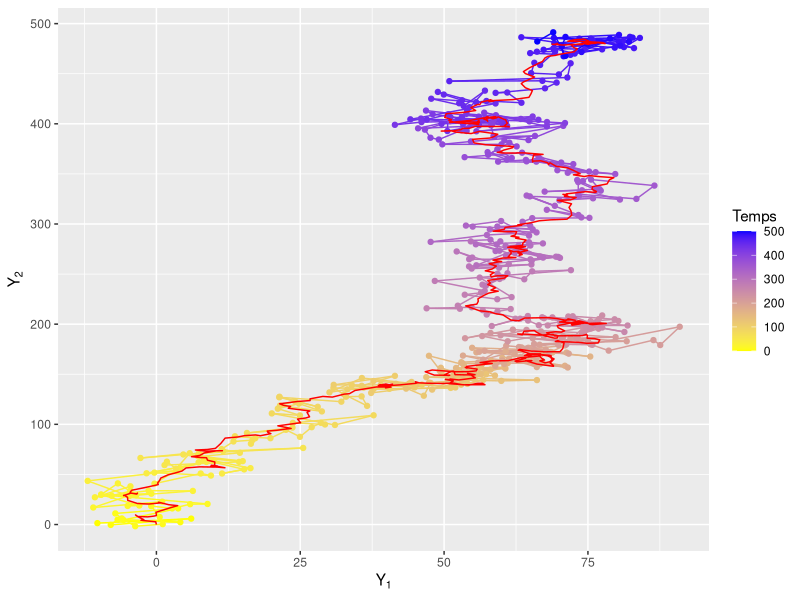

Reproduce this figure in R.
## ---- chunk 1
library(tidyverse)
knitr::opts_chunk$set(echo = TRUE)
## ---- chunk 2
par_simu <- list(A = matrix(c(1          , 0      , 0      , 0, 0,
                              0          , exp(-1), 0      , 0, 0,
                              1 - exp(-1), 0      , exp(-1), 0, 0,
                              0          , 1      , 0      , 1, 0,
                              0          , 0      , 1      , 0, 1),
                            nrow = 5, ncol = 5, byrow = T),
                 B = matrix(c(0, 0,
                              sqrt(2), 0,
                              0, sqrt(2),
                              0, 0,
                              0, 0),
                            nrow = 5, ncol = 2, byrow = T),
                 C = matrix(c(0, 0, 0, 1, 0,
                              0, 0, 0, 0, 1),
                            nrow = 2, ncol = 5, byrow = T),
                 D = matrix(c(5, 0,
                              0, 5),
                            nrow = 2, ncol = 2, byrow = T),
                 mu0 = c(1, 0, 0, 0, 0))
## ---- chunk 3
rmlg <- function(n, parametre){
  n <- as.integer(n)
  if(n < 1){
    stop("n should be an integer at least equal to 1")
  }
  x <- matrix(NA, nrow = 5, ncol = n + 1)
  y <- matrix(NA, nrow = 2, ncol = n + 1)
  x[, 1] <- parametre$mu0 + parametre$B %*% rnorm(2) # Etat initial
  y[, 1] <- parametre$C %*% x[, 1] + parametre$D %*% rnorm(2)
  for(k in 1:n){
    x[, k + 1] <- parametre$A %*% x[, k] + parametre$B %*% rnorm(2)
    y[, k + 1] <- parametre$C %*% x[, k + 1] + parametre$D %*% rnorm(2)
  }
  tibble(t = 0:n, 
         y1 = y[1, ], y2 = y[2, ], 
         v1 = x[2, ], v2 = x[3, ],
         z1 = x[4, ], z2 = x[5, ])
}
## ---- chunk 4
set.seed(333)
simulation <- rmlg(n = 500, parametre = par_simu)
## ---- chunk 5
simulation %>% 
  ggplot() +
  geom_path(aes(x = y1, y = y2, color = t)) + 
  geom_point(aes(x = y1, y = y2, color = t)) +
  geom_path(aes(x = z1, y = z2), color = "red") +
  scale_color_gradient(low = "yellow", high = "blue") +
  labs(x = expression(Y[1]),
       y = expression(Y[2]),
       color = "Temps")
